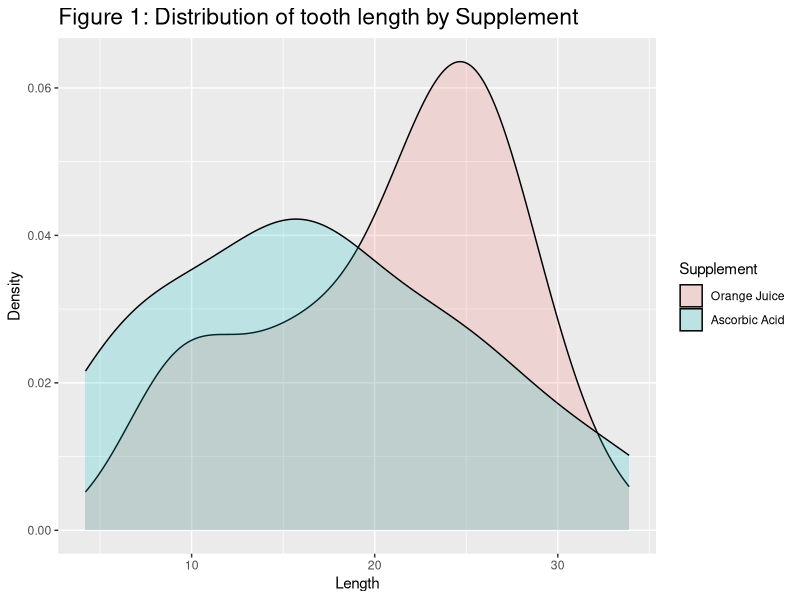
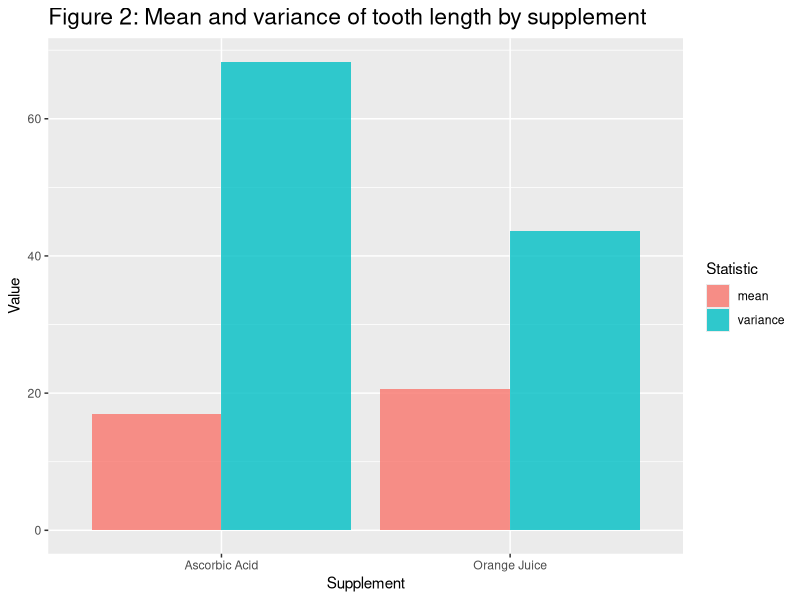
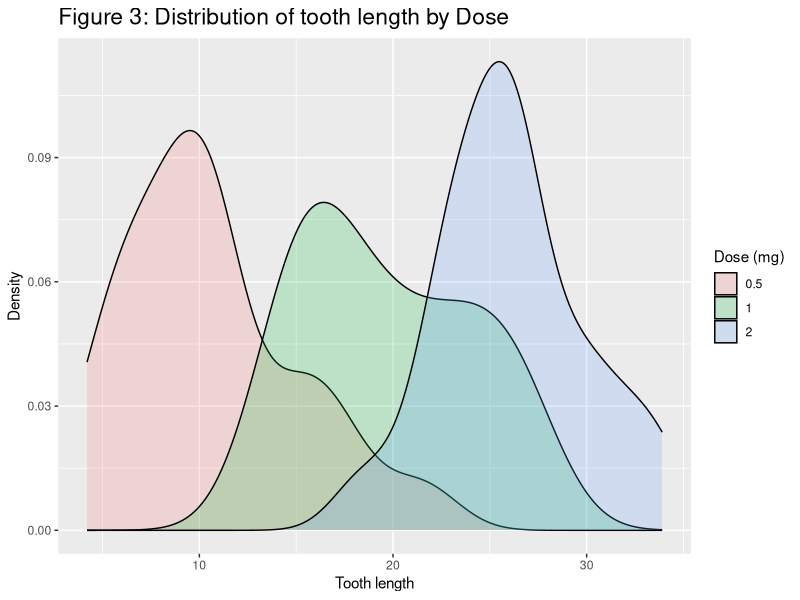
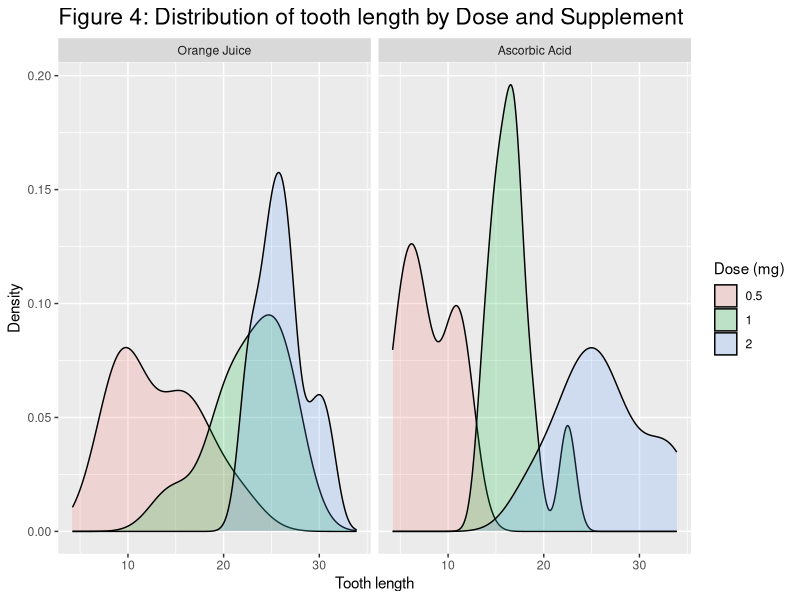

The R source for these figures, in order:
## ---- chunk 1
library(knitr)
opts_chunk$set(comment=NA, fig.width=12, fig.height=6)
## ---- chunk 2
library(datasets)
data(ToothGrowth)
str(ToothGrowth)
## ---- chunk 3
ToothGrowth$dose <- factor(ToothGrowth$dose)
print(head(ToothGrowth))

## ---- chunk 4
levels(ToothGrowth$supp) <- c("Orange Juice", "Ascorbic Acid")
## ---- chunk 5
library(ggplot2)
g1 <- ggplot(data=ToothGrowth, aes(x = len, fill=supp)) +
    geom_density(alpha=0.2) +
    labs(x="Length", y="Density") +
    guides(fill = guide_legend(title="Supplement")) +
    ggtitle("Figure 1: Distribution of tooth length by Supplement") +
    theme(plot.title = element_text(size = rel(1.5)))
print(g1)

oj <- subset(ToothGrowth, supp==levels(ToothGrowth$supp)[1])
vc <- subset(ToothGrowth, supp==levels(ToothGrowth$supp)[2])
g2 <- ggplot(
    data = data.frame(
        stats = matrix(c(mean(oj$len), var(oj$len), mean(vc$len), var(vc$len)), nrow=4),
        stat = factor(rep(c("mean", "variance"), times=2)),
        supp = factor(rep(levels(ToothGrowth$supp), c(2,2)))),
    aes(x=supp, y=stats, fill=stat)) +
    geom_bar(stat="identity", alpha=0.8, position="dodge") +
    labs(x="Supplement", y="Value") +
    guides(fill = guide_legend(title="Statistic")) +
    ggtitle("Figure 2: Mean and variance of tooth length by supplement") +
    theme(plot.title = element_text(size = rel(1.5)))
print(g2)
## ---- chunk 6
g3 <- ggplot(data=ToothGrowth, aes(x = len, fill = dose)) +
    geom_density(alpha = 0.2) +
    labs(x="Tooth length", y="Density") +
    guides(fill = guide_legend(title="Dose (mg)")) +
    ggtitle("Figure 3: Distribution of tooth length by Dose") +
    theme(plot.title = element_text(size = rel(1.5)))
print(g3)

g4 <- ggplot(data=ToothGrowth, aes(x = len, fill=dose)) +
    geom_density(alpha = 0.2) +
    facet_grid(. ~ supp) +
    labs(x="Tooth length", y="Density") +
    guides(fill = guide_legend(title="Dose (mg)")) +
    ggtitle("Figure 4: Distribution of tooth length by Dose and Supplement") +
    theme(plot.title = element_text(size = rel(1.5)))
print(g4)

